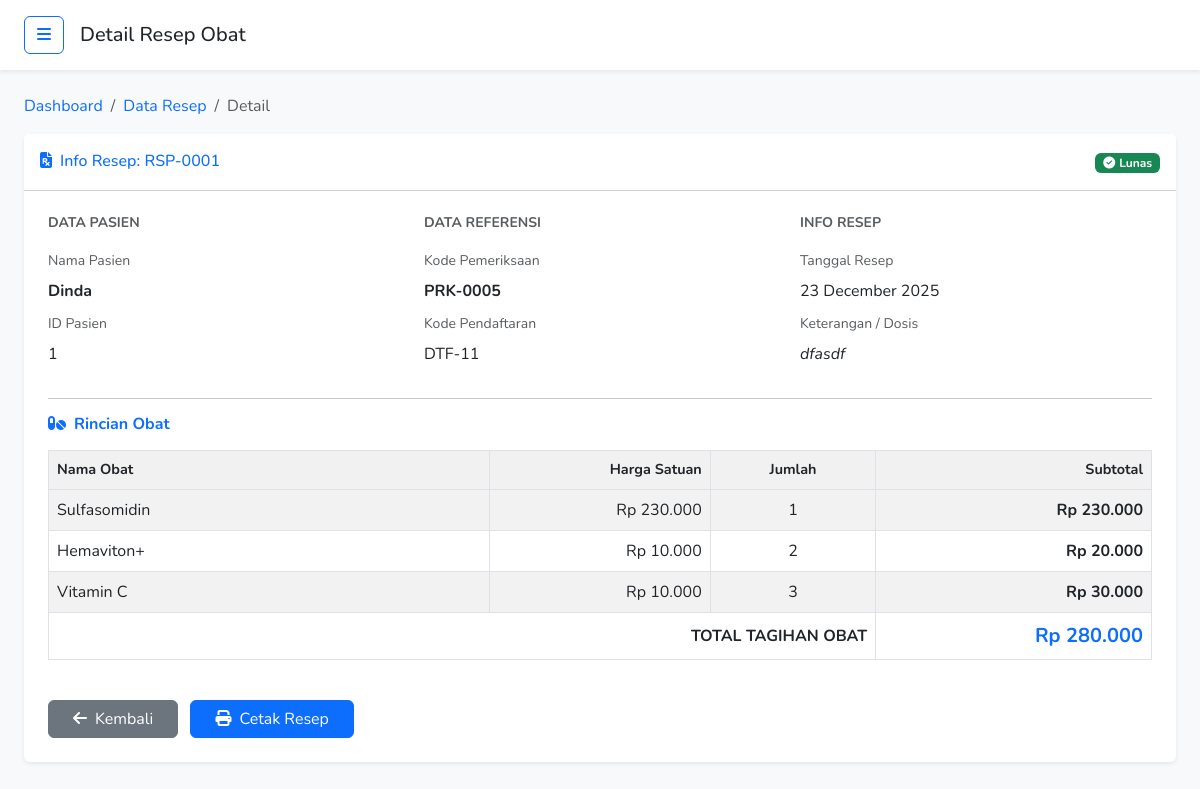
Page /data-resep/resep_view.php?id_resep=9 (signed in) on the committed database.
### tables this page shows
CREATE TABLE `tb_resep` (
  `id_resep` int NOT NULL,
  `kd_resep` varchar(10) NOT NULL,
  `id_pemeriksaan` int NOT NULL,
  `keterangan` text NOT NULL,
  `total` int NOT NULL,
  `status_rsp` enum('0','1') NOT NULL,
  `tgl_resep` date NOT NULL
);

CREATE TABLE `tb_pasien` (
  `id_pasien` int NOT NULL,
  `nm_pasien` varchar(30) NOT NULL,
  `nm_orangtua` varchar(255) DEFAULT NULL,
  `tgl_lahir` date NOT NULL,
  `no_telp` varchar(15) NOT NULL,
  `alamat` text NOT NULL
);

CREATE TABLE `tb_pemeriksaan` (
  `id_pemeriksaan` int NOT NULL,
  `kd_pemeriksaan` varchar(10) NOT NULL,
  `id_pendaftaran` int NOT NULL,
  `id_paket` int DEFAULT NULL,
  `hrg_paket` int NOT NULL,
  `status_periksa` enum('0','1') NOT NULL,
  `tgl_pemeriksaan` date NOT NULL
);

CREATE TABLE `tb_pendaftaran` (
  `id_pendaftaran` int NOT NULL,
  `kd_pendaftaran` varchar(10) NOT NULL,
  `id_pasien` int NOT NULL,
  `id_paket` int DEFAULT NULL,
  `status` enum('0','1','2') NOT NULL,
  `tgl_pendaftaran` date NOT NULL
);

CREATE TABLE `tb_detail_resep` (
  `id_detail_resep` int NOT NULL,
  `id_resep` int NOT NULL,
  `id_obat` int NOT NULL,
  `jumlah_obat` int UNSIGNED NOT NULL,
  `subharga_obat` int UNSIGNED NOT NULL
);

CREATE TABLE `tb_obat` (
  `id_obat` int NOT NULL,
  `kd_obat` varchar(10) NOT NULL,
  `nm_obat` varchar(30) NOT NULL,
  `jenis_obat` varchar(25) NOT NULL,
  `stok` int NOT NULL,
  `harga_obat` int NOT NULL,
  `exp_obat` date NOT NULL
);

### data-resep/resep_view.php (the view, shortened to what this page needs)
<?php
include '../koneksi.php';
if (!function_exists('formatRupiah')) {
    function formatRupiah($angka){
        return "Rp " . number_format($angka,0,',','.');
    }
}
$id_resep = $_GET['id_resep'];
$query_header = "SELECT
                    a.kd_resep, a.tgl_resep, a.total, a.status_rsp, a.keterangan,
                    b.kd_pemeriksaan,
                    c.kd_pendaftaran,
                    d.nm_pasien, d.id_pasien
                 FROM tb_resep a
                 JOIN tb_pemeriksaan b ON a.id_pemeriksaan = b.id_pemeriksaan
                 JOIN tb_pendaftaran c ON b.id_pendaftaran = c.id_pendaftaran
                 JOIN tb_pasien d ON c.id_pasien = d.id_pasien
                 WHERE a.id_resep = ?";
$stmt = $koneksi->prepare($query_header);
$stmt->bind_param("i", $id_resep);
$stmt->execute();
$header = $stmt->get_result()->fetch_assoc();
$query_detail = "SELECT
                    dob.jumlah_obat, dob.subharga_obat,
                    obt.nm_obat, obt.harga_obat
                 FROM tb_detail_resep dob
                 JOIN tb_obat obt ON dob.id_obat = obt.id_obat
                 WHERE dob.id_resep = ?";
$stmt_detail = $koneksi->prepare($query_detail);
$stmt_detail->bind_param("i", $id_resep);
$stmt_detail->execute();
$details = $stmt_detail->get_result();
?>
<!DOCTYPE html>
<html lang="id">
<head>
    <link href="https://cdn.jsdelivr.net/npm/bootstrap@5.3.0/dist/css/bootstrap.min.css" rel="stylesheet">
    <link rel="stylesheet" href="https://cdnjs.cloudflare.com/ajax/libs/font-awesome/6.4.0/css/all.min.css">
</head>
<body>
    <div class="d-flex" id="wrapper">
        <div id="page-content-wrapper">
            <nav class="navbar navbar-expand-lg navbar-light bg-white py-3 px-4 shadow-sm">
                <div class="d-flex align-items-center">
                    <button class="btn btn-outline-primary" id="sidebarToggle"><i class="fas fa-bars"></i></button>
                    <h5 class="ms-3 mb-0 d-none d-md-block">Detail Resep Obat</h5>
                </div>
            </nav>
            <div class="container-fluid px-4 mt-4">
                <nav aria-label="breadcrumb">
                    <ol class="breadcrumb">
                        <li class="breadcrumb-item"><a href="../index.php" class="text-decoration-none">Dashboard</a>
                        </li>
                        <li class="breadcrumb-item"><a href="resep.php" class="text-decoration-none">Data Resep</a></li>
                        <li class="breadcrumb-item active" aria-current="page">Detail</li>
                    </ol>
                </nav>
                <div class="card mb-4 border-0 shadow-sm">
                    <div class="card-header bg-white py-3 d-flex justify-content-between align-items-center">
                        <div>
                            <h6 class="m-0 font-weight-bold text-primary"><i
                                    class="fas fa-file-prescription me-2"></i>Info Resep: <?= $header['kd_resep']; ?>
                            </h6>
                        </div>
                        <div>
                            <?php if ($header['status_rsp'] == 1): ?>
                            <span class="badge bg-success"><i class="fas fa-check-circle me-1"></i>Lunas</span>
                            <?php else: ?>
                            <span class="badge bg-danger"><i class="fas fa-times-circle me-1"></i>Belum Bayar</span>
                            <?php endif; ?>
                        </div>
                    </div>
                    <div class="card-body p-4">
                        <div class="row mb-4">
                            <div class="col-md-4">
                                <h6 class="text-uppercase text-muted fw-bold small mb-3">Data Pasien</h6>
                                <div class="mb-2">
                                    <label class="form-label small text-muted">Nama Pasien</label>
                                    <div class="fw-bold"><?= $header['nm_pasien']; ?></div>
                                </div>
                                <div class="mb-2">
                                    <label class="form-label small text-muted">ID Pasien</label>
                                    <div><?= $header['id_pasien']; ?></div>
                                </div>
                            </div>
                            <div class="col-md-4">
                                <h6 class="text-uppercase text-muted fw-bold small mb-3">Data Referensi</h6>
                                <div class="mb-2">
                                    <label class="form-label small text-muted">Kode Pemeriksaan</label>
                                    <div class="fw-bold"><?= $header['kd_pemeriksaan']; ?></div>
                                </div>
                                <div class="mb-2">
                                    <label class="form-label small text-muted">Kode Pendaftaran</label>
                                    <div><?= $header['kd_pendaftaran']; ?></div>
                                </div>
                            </div>
                            <div class="col-md-4">
                                <h6 class="text-uppercase text-muted fw-bold small mb-3">Info Resep</h6>
                                <div class="mb-2">
                                    <label class="form-label small text-muted">Tanggal Resep</label>
                                    <div><?= date('d F Y', strtotime($header['tgl_resep'])); ?></div>
                                </div>
                                <div class="mb-2">
                                    <label class="form-label small text-muted">Keterangan / Dosis</label>
                                    <div class="fst-italic">
                                        <?= !empty($header['keterangan']) ? $header['keterangan'] : '-'; ?></div>
                                </div>
                            </div>
                        </div>
                        <hr>
                        <h6 class="text-primary fw-bold mb-3"><i class="fas fa-pills me-2"></i>Rincian Obat</h6>
                        <div class="table-responsive">
                            <table class="table table-bordered table-striped table-detail">
                                <thead>
                                    <tr>
                                        <th width="40%">Nama Obat</th>
                                        <th width="20%" class="text-end">Harga Satuan</th>
                                        <th width="15%" class="text-center">Jumlah</th>
                                        <th width="25%" class="text-end">Subtotal</th>
                                    </tr>
                                </thead>
                                <tbody>
                                    <?php
                                    $grand_total = 0;
                                    if ($details->num_rows > 0) {
                                        while ($d = $details->fetch_assoc()) {
                                            $grand_total += $d['subharga_obat'];
                                    ?>
                                    <tr>
                                        <td><?= $d['nm_obat']; ?></td>
                                        <td class="text-end"><?= formatRupiah($d['harga_obat']); ?></td>
                                        <td class="text-center"><?= $d['jumlah_obat']; ?></td>
                                        <td class="text-end fw-bold"><?= formatRupiah($d['subharga_obat']); ?></td>
                                    </tr>
                                    <?php
                                        }
                                    } else {
                                        echo '<tr><td colspan="4" class="text-center text-muted">Tidak ada data obat</td></tr>';
                                    }
                                    ?>
                                </tbody>
                                <tfoot>
                                    <tr class="bg-light">
                                        <td colspan="3" class="text-end fw-bold text-uppercase">Total Tagihan Obat</td>
                                        <td class="text-end fw-bold text-primary fs-5">
                                            <?= formatRupiah($grand_total); ?></td>
                                    </tr>
                                </tfoot>
                            </table>
                        </div>
                        <div class="mt-4">
                            <a href="resep.php" class="btn btn-secondary px-4">
                                <i class="fas fa-arrow-left me-2"></i>Kembali
                            </a>
                            <a href="struk_resep.php?kd_resep=<?= $header['kd_resep']; ?>" target="_blank"
                                class="btn btn-primary px-4 ms-2">
                                <i class="fas fa-print me-2"></i>Cetak Resep
                            </a>
                        </div>
                    </div>
                </div>
            </div>
        </div>
    </div>
</body>
</html>

### data-resep/resep_view.php (style rules this page uses)
body { font-family: 'Nunito', sans-serif; background-color: #f8f9fa; overflow-x: hidden; }
#wrapper { display: flex; width: 100%; align-items: stretch; }
#page-content-wrapper { width: 100%; margin-left: 0; transition: margin 0.25s ease-out; }
.table-detail th { background-color: #f1f1f1; font-size: 0.9rem; }

### rows in the picture
tb_resep: kd_resep "RSP-0001", tb_pasien.nm_pasien "Dinda", tb_pasien.id_pasien "1", id_pemeriksaan.kd_pemeriksaan "PRK-0005", tb_pendaftaran.kd_pendaftaran "DTF-11", tgl_resep "23 December 2025", keterangan "dfasdf"
tb_detail_resep: id_obat.nm_obat "Sulfasomidin", id_obat.harga_obat "Rp 230.000", jumlah_obat "1", subharga_obat "Rp 230.000"
tb_detail_resep: id_obat.nm_obat "Hemaviton+", id_obat.harga_obat "Rp 10.000", jumlah_obat "2", subharga_obat "Rp 20.000"
tb_detail_resep: id_obat.nm_obat "Vitamin C", id_obat.harga_obat "Rp 10.000", jumlah_obat "3", subharga_obat "Rp 30.000"

### other values in the picture
formatRupiah($grand_total) "Rp 280.000"
